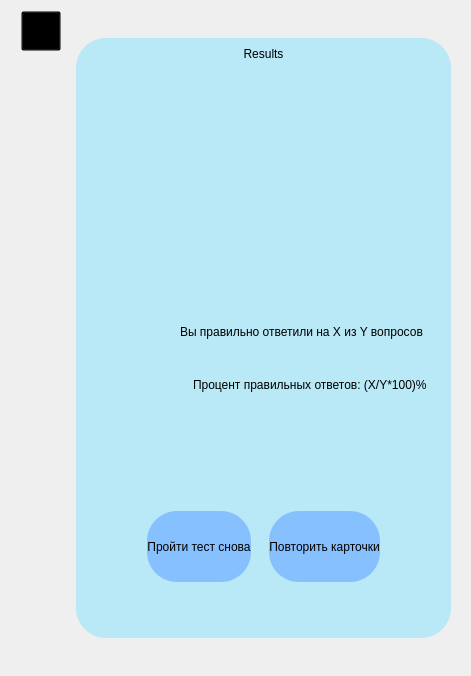
            <widget class="QWidget" name="Last_2">
             <layout class="QHBoxLayout" name="horizontalLayout_27">
              <property name="leftMargin">
               <number>11</number>
              </property>
              <property name="topMargin">
               <number>11</number>
              </property>
              <property name="rightMargin">
               <number>11</number>
              </property>
              <property name="bottomMargin">
               <number>11</number>
              </property>
              <item>
               <widget class="QWidget" name="widget_25" native="true">
                <property name="sizePolicy">
                 <sizepolicy hsizetype="Minimum" vsizetype="Minimum">
                  <horstretch>0</horstretch>
                  <verstretch>0</verstretch>
                 </sizepolicy>
                </property>
                <property name="minimumSize">
                 <size>
                  <width>0</width>
                  <height>0</height>
                 </size>
                </property>
                <property name="maximumSize">
                 <size>
                  <width>60</width>
                  <height>16777215</height>
                 </size>
                </property>
                <property name="styleSheet">
                 <string notr="true">background-color: transparent;</string>
                </property>
                <layout class="QVBoxLayout" name="verticalLayout_23">
                 <property name="spacing">
                  <number>0</number>
                 </property>
                 <property name="leftMargin">
                  <number>10</number>
                 </property>
                 <property name="topMargin">
                  <number>0</number>
                 </property>
                 <property name="rightMargin">
                  <number>0</number>
                 </property>
                 <property name="bottomMargin">
                  <number>0</number>
                 </property>
                 <item>
                  <widget class="QPushButton" name="back_7">
                   <property name="minimumSize">
                    <size>
                     <width>40</width>
                     <height>40</height>
                    </size>
                   </property>
                   <property name="maximumSize">
                    <size>
                     <width>50</width>
                     <height>50</height>
                    </size>
                   </property>
                   <property name="text">
                    <string/>
                   </property>
                   <property name="icon">
                    <iconset resource="../../../Users/Евгения/PycharmProjects/Knowledge/images/icons.qrc">
                     <normaloff>:/newPrefix/налево.png</normaloff>:/newPrefix/налево.png</iconset>
                   </property>
                   <property name="iconSize">
                    <size>
                     <width>60</width>
                     <height>60</height>
                    </size>
                   </property>
                  </widget>
                 </item>
                 <item>
                  <spacer name="verticalSpacer_14">
                   <property name="orientation">
                    <enum>Qt::Vertical</enum>
                   </property>
                   <property name="sizeHint" stdset="0">
                    <size>
                     <width>20</width>
                     <height>614</height>
                    </size>
                   </property>
                  </spacer>
                 </item>
                </layout>
               </widget>
              </item>
              <item>
               <widget class="QWidget" name="widget_21" native="true">
                <property name="styleSheet">
                 <string notr="true">background-color: rgb(0, 0, 0,0);</string>
                </property>
                <layout class="QGridLayout" name="gridLayout_27">
                 <item row="0" column="0">
                  <widget class="QWidget" name="menu_3" native="true">
                   <property name="sizePolicy">
                    <sizepolicy hsizetype="Minimum" vsizetype="Minimum">
                     <horstretch>0</horstretch>
                     <verstretch>0</verstretch>
                    </sizepolicy>
                   </property>
                   <property name="maximumSize">
                    <size>
                     <width>700</width>
                     <height>600</height>
                    </size>
                   </property>
                   <property name="styleSheet">
                    <string notr="true">background-color: rgb(169, 229, 247,200);
border-radius: 30px;</string>
                   </property>
                   <layout class="QVBoxLayout" name="verticalLayout_21">
                    <item>
                     <widget class="QLabel" name="label_14">
                      <property name="sizePolicy">
                       <sizepolicy hsizetype="Expanding" vsizetype="Expanding">
                        <horstretch>0</horstretch>
                        <verstretch>0</verstretch>
                       </sizepolicy>
                      </property>
                      <property name="maximumSize">
                       <size>
                        <width>16777215</width>
                        <height>60</height>
                       </size>
                      </property>
                      <property name="layoutDirection">
                       <enum>Qt::RightToLeft</enum>
                      </property>
                      <property name="styleSheet">
                       <string notr="true">font: 19pt &quot;Comic Sans MS&quot;;
background-color: rgb(231, 255, 253,0);</string>
                      </property>
                      <property name="text">
                       <string>Results</string>
                      </property>
                      <property name="alignment">
                       <set>Qt::AlignCenter</set>
                      </property>
                     </widget>
                    </item>
                    <item>
                     <widget class="QPushButton" name="duck_3">
                      <property name="enabled">
                       <bool>true</bool>
                      </property>
                      <property name="sizePolicy">
                       <sizepolicy hsizetype="Expanding" vsizetype="Expanding">
                        <horstretch>0</horstretch>
                        <verstretch>0</verstretch>
                       </sizepolicy>
                      </property>
                      <property name="minimumSize">
                       <size>
                        <width>170</width>
                        <height>224</height>
                       </size>
                      </property>
                      <property name="maximumSize">
                       <size>
                        <width>456789</width>
                        <height>567890</height>
                       </size>
                      </property>
                      <property name="accessibleName">
                       <string notr="true"/>
                      </property>
                      <property name="styleSheet">
                       <string notr="true">border-radius: 35px;
background-color: transparent;
</string>
                      </property>
                      <property name="text">
                       <string/>
                      </property>
                      <property name="icon">
                       <iconset resource="../../../Users/Евгения/PycharmProjects/Knowledge/images/icons.qrc">
                        <normaloff>:/newPrefix/бизи утка.png</normaloff>:/newPrefix/бизи утка.png</iconset>
                      </property>
                      <property name="iconSize">
                       <size>
                        <width>333</width>
                        <height>317</height>
                       </size>
                      </property>
                     </widget>
                    </item>
                    <item>
                     <layout class="QVBoxLayout" name="verticalLayout_22">
                      <property name="spacing">
                       <number>13</number>
                      </property>
                      <property name="leftMargin">
                       <number>95</number>
                      </property>
                      <property name="topMargin">
                       <number>15</number>
                      </property>
                      <property name="rightMargin">
                       <number>0</number>
                      </property>
                      <item>
                       <widget class="QLabel" name="text_3">
                        <property name="minimumSize">
                         <size>
                          <width>0</width>
                          <height>40</height>
                         </size>
                        </property>
                        <property name="styleSheet">
                         <string notr="true">font: 13pt &quot;Comic Sans MS&quot;;
background-color: rgb(0, 0, 0,0);</string>
                        </property>
                        <property name="text">
                         <string>Вы правильно ответили на X из Y вопросов</string>
                        </property>
                       </widget>
                      </item>
                      <item>
                       <widget class="QLabel" name="text_4">
                        <property name="minimumSize">
                         <size>
                          <width>0</width>
                          <height>40</height>
                         </size>
                        </property>
                        <property name="styleSheet">
                         <string notr="true">font: 13pt &quot;Comic Sans MS&quot;;
background-color: rgb(0, 0, 0,0);
padding-left: 10px;</string>
                        </property>
                        <property name="text">
                         <string>Процент правильных ответов: (X/Y*100)%</string>
                        </property>
                       </widget>
                      </item>
                     </layout>
                    </item>
                    <item>
                     <spacer name="verticalSpacer_12">
                      <property name="orientation">
                       <enum>Qt::Vertical</enum>
                      </property>
                      <property name="sizeHint" stdset="0">
                       <size>
                        <width>98</width>
                        <height>171</height>
                       </size>
                      </property>
                     </spacer>
                    </item>
                    <item>
                     <widget class="QFrame" name="frame_7">
                      <property name="sizePolicy">
                       <sizepolicy hsizetype="Expanding" vsizetype="Expanding">
                        <horstretch>0</horstretch>
                        <verstretch>0</verstretch>
                       </sizepolicy>
                      </property>
                      <property name="minimumSize">
                       <size>
                        <width>0</width>
                        <height>89</height>
                       </size>
                      </property>
                      <property name="styleSheet">
                       <string notr="true">QFrame{background-color: rgb(231, 255, 253,0);}
QPushButton:pressed {
    background-color: rgb(255, 187, 28);
}</string>
                      </property>
                      <layout class="QHBoxLayout" name="horizontalLayout_26">
                       <property name="spacing">
                        <number>18</number>
                       </property>
                       <property name="leftMargin">
                        <number>62</number>
                       </property>
                       <property name="rightMargin">
                        <number>62</number>
                       </property>
                       <item>
                        <widget class="QPushButton" name="try_again_2">
                         <property name="sizePolicy">
                          <sizepolicy hsizetype="Expanding" vsizetype="Expanding">
                           <horstretch>0</horstretch>
                           <verstretch>0</verstretch>
                          </sizepolicy>
                         </property>
                         <property name="minimumSize">
                          <size>
                           <width>0</width>
                           <height>0</height>
                          </size>
                         </property>
                         <property name="maximumSize">
                          <size>
                           <width>530</width>
                           <height>16777215</height>
                          </size>
                         </property>
                         <property name="styleSheet">
                          <string notr="true">background-color: rgb(135, 192, 255);
font: 13pt &quot;Comic Sans MS&quot;;</string>
                         </property>
                         <property name="text">
                          <string>Пройти тест снова</string>
                         </property>
                         <property name="checkable">
                          <bool>true</bool>
                         </property>
                        </widget>
                       </item>
                       <item>
                        <widget class="QPushButton" name="repeat_2">
                         <property name="sizePolicy">
                          <sizepolicy hsizetype="Expanding" vsizetype="Expanding">
                           <horstretch>0</horstretch>
                           <verstretch>0</verstretch>
                          </sizepolicy>
                         </property>
                         <property name="minimumSize">
                          <size>
                           <width>0</width>
                           <height>0</height>
                          </size>
                         </property>
                         <property name="maximumSize">
                          <size>
                           <width>530</width>
                           <height>16777215</height>
                          </size>
                         </property>
                         <property name="styleSheet">
                          <string notr="true">background-color: rgb(135, 192, 255);
font: 13pt &quot;Comic Sans MS&quot;;
</string>
                         </property>
                         <property name="text">
                          <string>Повторить карточки</string>
                         </property>
                         <property name="checkable">
                          <bool>true</bool>
                         </property>
                        </widget>
                       </item>
                      </layout>
                     </widget>
                    </item>
                    <item>
                     <spacer name="verticalSpacer_13">
                      <property name="orientation">
                       <enum>Qt::Vertical</enum>
                      </property>
                      <property name="sizeType">
                       <enum>QSizePolicy::Minimum</enum>
                      </property>
                      <property name="sizeHint" stdset="0">
                       <size>
                        <width>98</width>
                        <height>38</height>
                       </size>
                      </property>
                     </spacer>
                    </item>
                   </layout>
                  </widget>
                 </item>
                </layout>
               </widget>
              </item>
             </layout>
            </widget>
